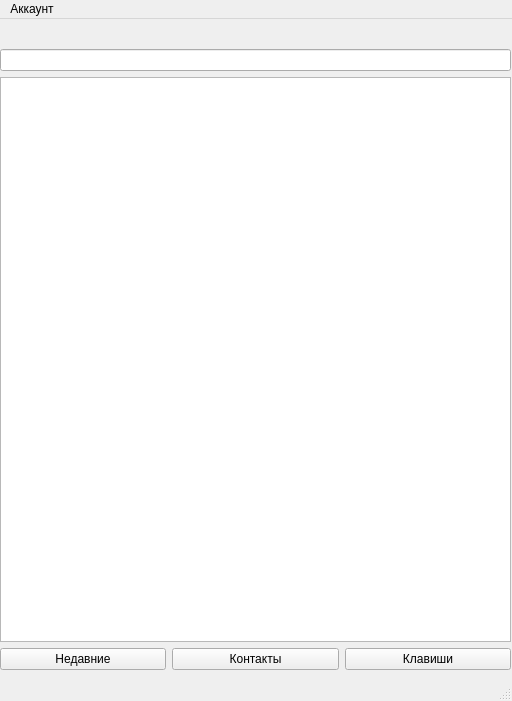
<?xml version="1.0" encoding="UTF-8"?>
<ui version="4.0">
 <class>MainWindow</class>
 <widget class="QMainWindow" name="MainWindow">
  <property name="geometry">
   <rect>
    <x>0</x>
    <y>0</y>
    <width>512</width>
    <height>701</height>
   </rect>
  </property>
  <property name="acceptDrops">
   <bool>false</bool>
  </property>
  <property name="windowTitle">
   <string>MainWindow</string>
  </property>
  <widget class="QWidget" name="centralwidget">
   <widget class="QWidget" name="verticalLayoutWidget">
    <property name="geometry">
     <rect>
      <x>0</x>
      <y>30</y>
      <width>511</width>
      <height>621</height>
     </rect>
    </property>
    <layout class="QVBoxLayout" name="verticalLayout">
     <item>
      <widget class="QLineEdit" name="searchLine"/>
     </item>
     <item>
      <widget class="QListWidget" name="recentList"/>
     </item>
     <item>
      <layout class="QHBoxLayout" name="horizontalLayout">
       <property name="sizeConstraint">
        <enum>QLayout::SizeConstraint::SetMaximumSize</enum>
       </property>
       <item>
        <widget class="QPushButton" name="recentButton">
         <property name="text">
          <string>Недавние</string>
         </property>
        </widget>
       </item>
       <item>
        <widget class="QPushButton" name="contactsButton">
         <property name="text">
          <string>Контакты</string>
         </property>
        </widget>
       </item>
       <item>
        <widget class="QPushButton" name="numberButton">
         <property name="text">
          <string>Клавиши</string>
         </property>
        </widget>
       </item>
      </layout>
     </item>
    </layout>
   </widget>
  </widget>
  <widget class="QMenuBar" name="menubar">
   <property name="geometry">
    <rect>
     <x>0</x>
     <y>0</y>
     <width>512</width>
     <height>24</height>
    </rect>
   </property>
   <widget class="QMenu" name="menu">
    <property name="title">
     <string>Аккаунт</string>
    </property>
    <addaction name="authAction"/>
   </widget>
   <addaction name="menu"/>
  </widget>
  <widget class="QStatusBar" name="statusbar"/>
  <action name="authAction">
   <property name="text">
    <string>Авторизация</string>
   </property>
  </action>
 </widget>
 <resources/>
 <connections/>
</ui>
